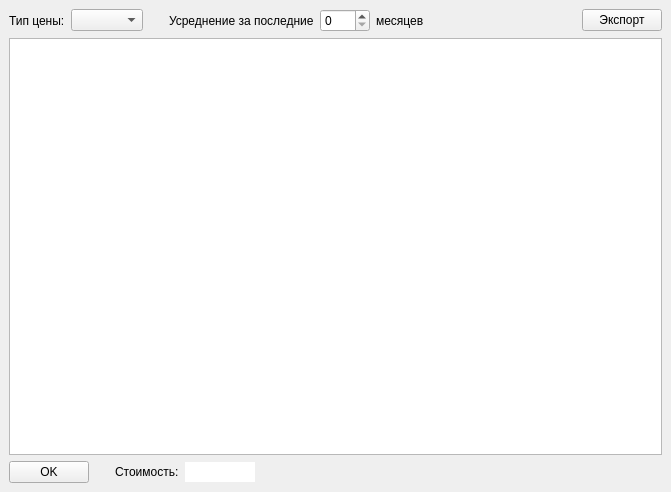
<?xml version="1.0" encoding="UTF-8"?>
<ui version="4.0">
 <class>PriceDialog</class>
 <widget class="QDialog" name="PriceDialog">
  <property name="geometry">
   <rect>
    <x>0</x>
    <y>0</y>
    <width>671</width>
    <height>492</height>
   </rect>
  </property>
  <property name="windowTitle">
   <string>Dialog</string>
  </property>
  <layout class="QVBoxLayout">
   <property name="spacing">
    <number>6</number>
   </property>
   <property name="leftMargin">
    <number>9</number>
   </property>
   <property name="topMargin">
    <number>9</number>
   </property>
   <property name="rightMargin">
    <number>9</number>
   </property>
   <property name="bottomMargin">
    <number>9</number>
   </property>
   <item>
    <layout class="QHBoxLayout" name="horizontalLayout">
     <item>
      <widget class="QLabel" name="label_4">
       <property name="text">
        <string>Тип цены:</string>
       </property>
      </widget>
     </item>
     <item>
      <widget class="QComboBox" name="cb_price_type"/>
     </item>
     <item>
      <spacer name="horizontalSpacer_2">
       <property name="orientation">
        <enum>Qt::Horizontal</enum>
       </property>
       <property name="sizeType">
        <enum>QSizePolicy::Fixed</enum>
       </property>
       <property name="sizeHint" stdset="0">
        <size>
         <width>20</width>
         <height>20</height>
        </size>
       </property>
      </spacer>
     </item>
     <item>
      <widget class="QLabel" name="label_2">
       <property name="text">
        <string>Усреднение за последние</string>
       </property>
      </widget>
     </item>
     <item>
      <widget class="QSpinBox" name="sb_price_months">
       <property name="minimumSize">
        <size>
         <width>50</width>
         <height>0</height>
        </size>
       </property>
      </widget>
     </item>
     <item>
      <widget class="QLabel" name="label_3">
       <property name="text">
        <string>месяцев</string>
       </property>
      </widget>
     </item>
     <item>
      <spacer name="horizontalSpacer">
       <property name="orientation">
        <enum>Qt::Horizontal</enum>
       </property>
       <property name="sizeHint" stdset="0">
        <size>
         <width>40</width>
         <height>20</height>
        </size>
       </property>
      </spacer>
     </item>
     <item>
      <widget class="QPushButton" name="pb_export">
       <property name="text">
        <string>Экспорт</string>
       </property>
       <property name="autoDefault">
        <bool>false</bool>
       </property>
      </widget>
     </item>
    </layout>
   </item>
   <item>
    <widget class="QTableWidget" name="tw"/>
   </item>
   <item>
    <layout class="QHBoxLayout">
     <property name="spacing">
      <number>6</number>
     </property>
     <property name="leftMargin">
      <number>0</number>
     </property>
     <property name="topMargin">
      <number>0</number>
     </property>
     <property name="rightMargin">
      <number>0</number>
     </property>
     <property name="bottomMargin">
      <number>0</number>
     </property>
     <item>
      <widget class="QPushButton" name="pb_ok">
       <property name="text">
        <string>OK</string>
       </property>
       <property name="autoDefault">
        <bool>false</bool>
       </property>
      </widget>
     </item>
     <item>
      <spacer>
       <property name="orientation">
        <enum>Qt::Horizontal</enum>
       </property>
       <property name="sizeType">
        <enum>QSizePolicy::Fixed</enum>
       </property>
       <property name="sizeHint" stdset="0">
        <size>
         <width>20</width>
         <height>20</height>
        </size>
       </property>
      </spacer>
     </item>
     <item>
      <widget class="QLabel" name="label">
       <property name="text">
        <string>Стоимость:</string>
       </property>
      </widget>
     </item>
     <item>
      <widget class="QLineEdit" name="le1">
       <property name="maximumSize">
        <size>
         <width>70</width>
         <height>16777215</height>
        </size>
       </property>
       <property name="frame">
        <bool>false</bool>
       </property>
       <property name="alignment">
        <set>Qt::AlignRight</set>
       </property>
       <property name="readOnly">
        <bool>true</bool>
       </property>
      </widget>
     </item>
     <item>
      <spacer>
       <property name="orientation">
        <enum>Qt::Horizontal</enum>
       </property>
       <property name="sizeHint" stdset="0">
        <size>
         <width>40</width>
         <height>20</height>
        </size>
       </property>
      </spacer>
     </item>
    </layout>
   </item>
  </layout>
 </widget>
 <tabstops>
  <tabstop>pb_ok</tabstop>
  <tabstop>le1</tabstop>
  <tabstop>tw</tabstop>
  <tabstop>cb_price_type</tabstop>
  <tabstop>sb_price_months</tabstop>
  <tabstop>pb_export</tabstop>
 </tabstops>
 <resources/>
 <connections/>
</ui>
